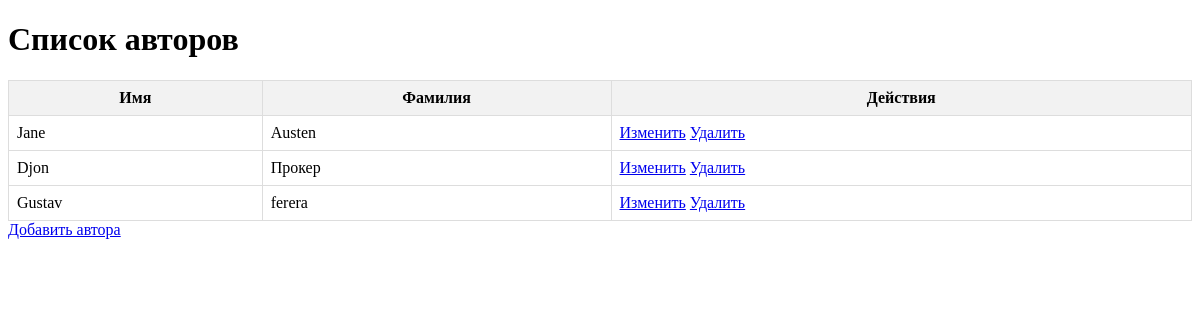
Page /books/authors/ on the committed database.
### books/models.py (models this page shows, shortened)
class Author(models.Model):
    first_name = models.CharField(max_length=100)
    last_name = models.CharField(max_length=100)

### books/views.py (the view)
# urls.py: path('authors/', AuthorListView.as_view(), name='author_list'),
class AuthorListView(ListView):
    model = Author
    template_name = 'books/author_list.html'
    context_object_name = 'authors'

### templates/books/author_list.html (shortened to what this page needs)
<!DOCTYPE html>
<html lang="ru">
<head>
</head>
<body>
    <h1>Список авторов</h1>
    <table>
        <tr>
            <th>Имя</th>
            <th>Фамилия</th>
            <th>Действия</th>
        </tr>
        {% for author in authors %}
        <tr>
            <td>{{ author.first_name }}</td>
            <td>{{ author.last_name }}</td>
            <td>
                <a href="{% url 'author_update' author.pk %}">Изменить</a>
                <a href="{% url 'author_delete' author.pk %}">Удалить</a>
            </td>
        </tr>
        {% empty %}
        <tr>
            <td colspan="3">Нет доступных авторов.</td>
        </tr>
        {% endfor %}
    </table>
    <a href="{% url 'author_create' %}">Добавить автора</a>
</body>
</html>

### templates/books/author_list.html (style rules this page uses)
table { width: 100%; border-collapse: collapse; }
th, td { border: 1px solid #ddd; padding: 8px; }
th { background-color: #f2f2f2; }

### rows in the picture
Author: first_name "Jane", last_name "Austen"
Author: first_name "Djon", last_name "Прокер"
Author: first_name "Gustav", last_name "ferera"
